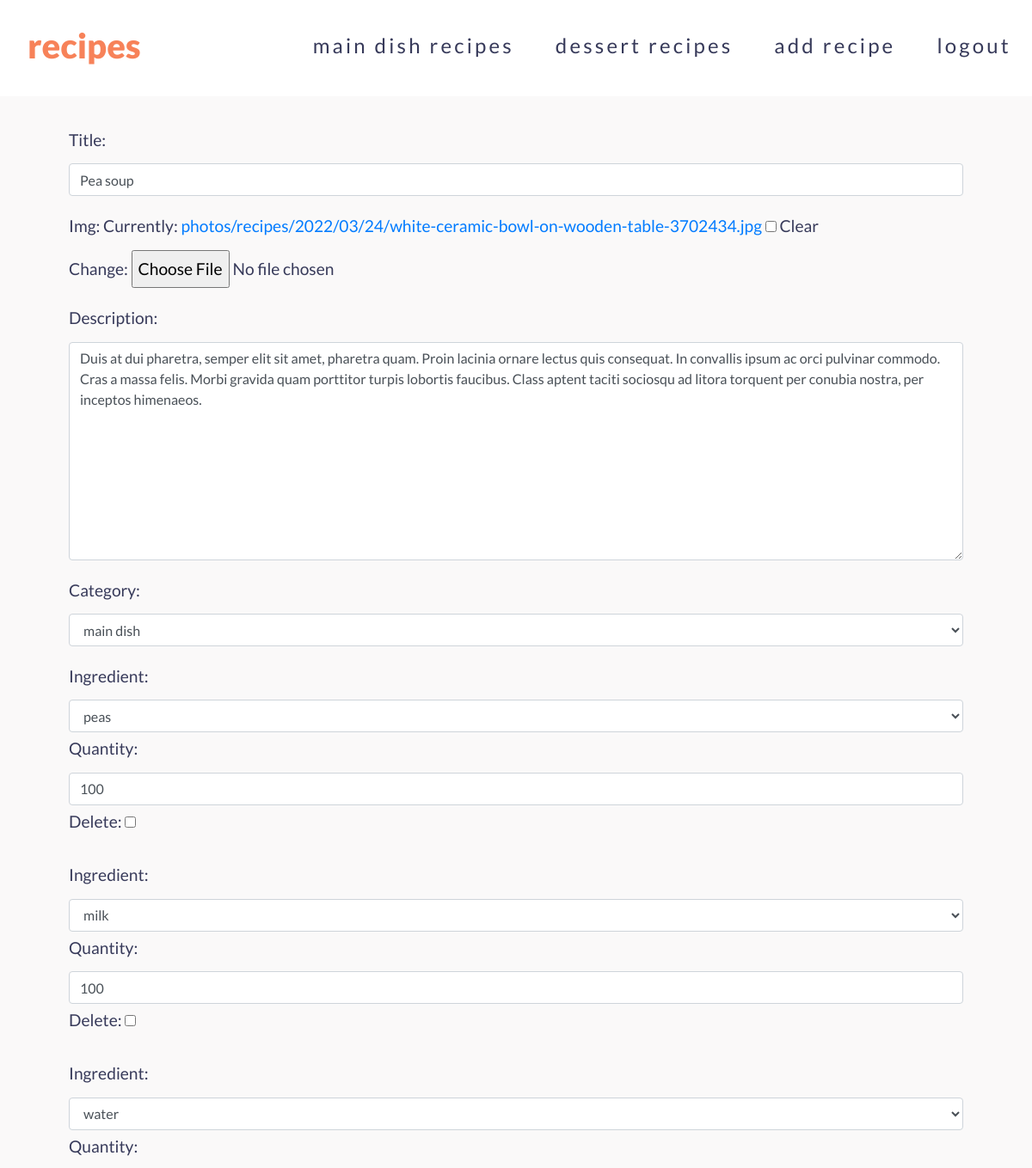
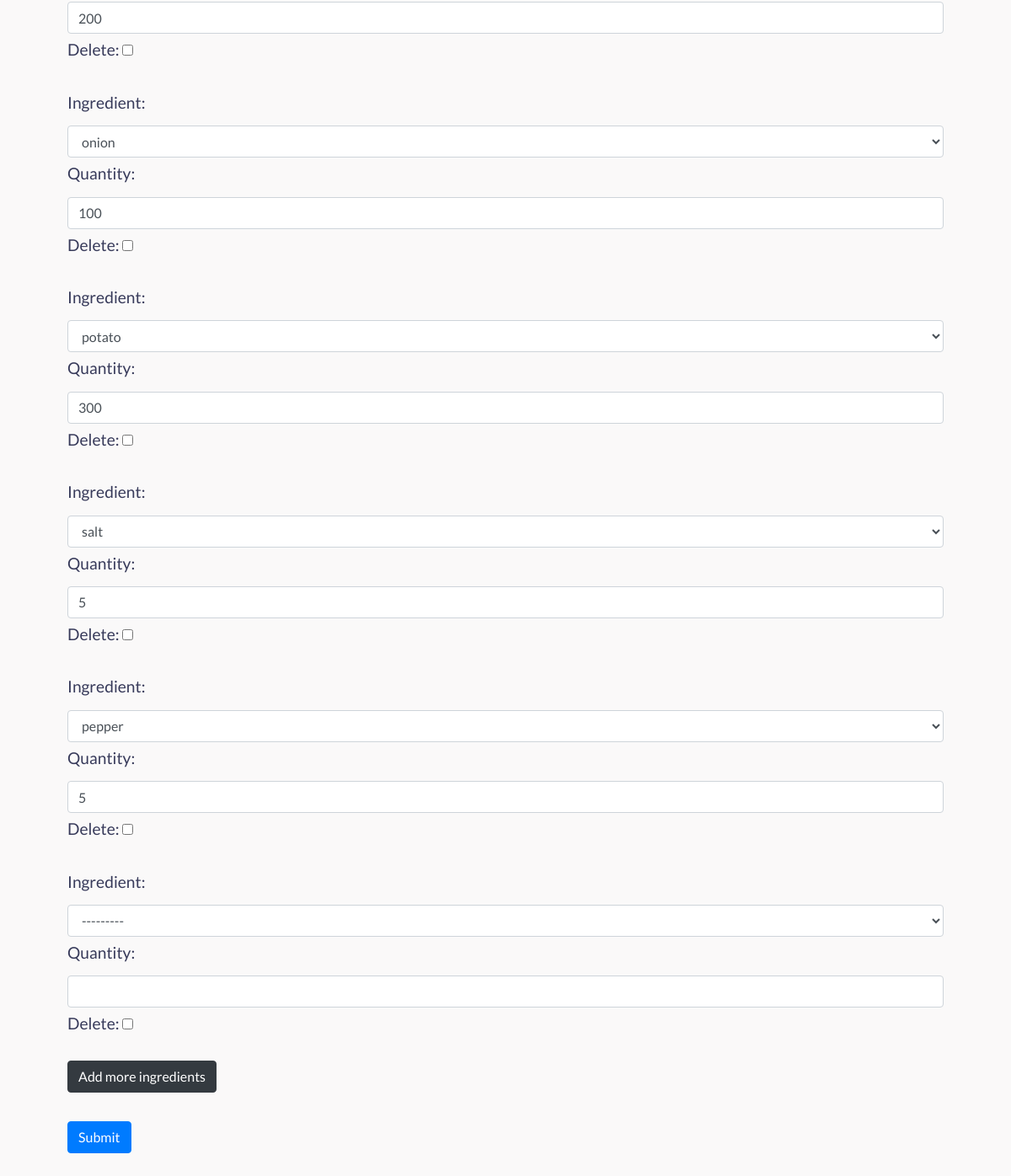
The app's page /recipes/update_recipe/pea-soup/ (signed in) with its own data (2 pictures, top to bottom).
### recipes/models.py (models this page shows, shortened)
class Categories(models.Model):
    title = models.CharField(max_length=150)
    slug = models.SlugField(max_length=150, unique=True, null=True)
    def __str__(self):
        return self.title
    def get_absolute_url(self):
        return reverse("recipes-category", kwargs={"slug": self.slug})

class Recipes(models.Model):
    title = models.CharField(max_length=150)
    slug = models.SlugField(max_length=150, unique=True, null=True)
    img = models.ImageField(upload_to='photos/recipes/%Y/%m/%d/', blank=True)
    description = models.TextField()
    created_at = models.DateTimeField(auto_now_add=True)
    ingredients = models.ManyToManyField('Ingredients', related_name='RecipeIngredients', through='RecipeList')
    category = models.ForeignKey('Categories', on_delete=models.PROTECT)

### recipes/views.py (the view)
# urls.py: path('recipes/update_recipe/<str:slug>/', update_recipe, name="update-recipe" )
@login_required
def update_recipe(request, slug):
    recipe = Recipes.objects.get(slug=slug)
    if request.method=='POST':
        form = RecipeForm(request.POST, request.FILES, instance=recipe)
        if form.is_valid():
            recipe = form.save(commit=False)
            recipe.slug = slugify(recipe.title)
            recipe = form.save()
            formset = RecipeListFormSet(request.POST, instance=recipe)
            if formset.is_valid():
                formset.save()
            return redirect(recipe)
    else:
        form = RecipeForm(instance=recipe)
        formset = RecipeListFormSet(instance=recipe)
    return render(request, template_name='recipes/update_recipe.html', context={'form':form, 'formset':formset, 'slug':slug})

### recipes/forms.py
class RecipeForm(forms.ModelForm):
    class Meta:
        model = Recipes
        fields = ['title', 'img', 'description', 'category']
        widgets = {
            'title': forms.TextInput(attrs={'class': 'form-control'}),
            'description': forms.Textarea(attrs={'class': 'form-control'}),
            'category': forms.Select(attrs={'class': 'form-control'}),
        }

### recipes/models.py (called while the page is built)
    def __str__(self):
        return self.title

### recipes/templatetags/search.py (called while the page is built)
@register.inclusion_tag("recipes/get_categories_tpl.html")
def get_categories():
    categories = Categories.objects.all()
    return{
        "categories": categories
    }

### recipes/templates/recipes/update_recipe.html (shortened to what this page needs)
{% extends 'base.html' %}
{% block content %}
    <div class="add-recipe">
        <form action="{% url 'update-recipe' slug %}" enctype="multipart/form-data" method="post" >
            {% for field in form  %}
                <div class="form-group">
                    {{ field.label_tag }}
                    {{ field }}
                </div>
            {% endfor %}
            <div id="recipe-list-form">
                {% for field in formset %}
                <div id ="form-{{ forloop.counter0 }}" class="form-group formset-recipe-list">
                    {{ field }}
                </div>
            {% endfor %}
            </div>
            <button id="add-more" class="btn btn-dark" type="button">Add more ingredients</button> <br>
            <button type="submit" class="btn btn-primary">Submit</button>
        </form>
    </div>
{% endblock %}

### recipes/templates/recipes/get_categories_tpl.html
{% for category in categories %}
<li class="nav-item">
    <a class="nav-link scroll" href="{{ category.get_absolute_url }}">{{category.title}} recipes</a>
</li>
{% endfor %}

### recipes/static/recipes/css/style.css (style rules this page uses)
* { margin: 0; padding: 0; box-sizing: border-box; }
html { font-size: 100%; }
html,body { width: 100%; height: 100%; }
body { padding-top: 80px; font-family: 'Lato', sans-serif; font-weight: 400; font-size: 1.2rem; color: #373A5A; line-height: 2; }
#add-more { margin-bottom: 2rem; }
a.nav-link { color: #373A5A; margin-right: 1rem; margin-left: 1rem; font-size: 1.5rem; letter-spacing: .2rem; }
.add-recipe { margin-top: 2rem; padding: 2rem 5rem; background: rgba(241, 238, 238, 0.38); }

### records on screen
Categories: title "main dish"
Categories: title "dessert"
Recipes: form "Pea soup" "Duis at dui pharetra, semper elit sit amet, pharetra quam. Proin lacinia ornare lectus quis consequat. In convallis ipsum ac orci pulvinar commodo. Cras a massa felis. Morbi gravida quam porttitor turpis lobortis faucibus. Class aptent taciti sociosqu ad litora torquent per conubia nostra, per inceptos himenaeos." "main dish"

### other values on screen
{{ field.label_tag }} "Title:" "Img:" "Description:" "Category:"
